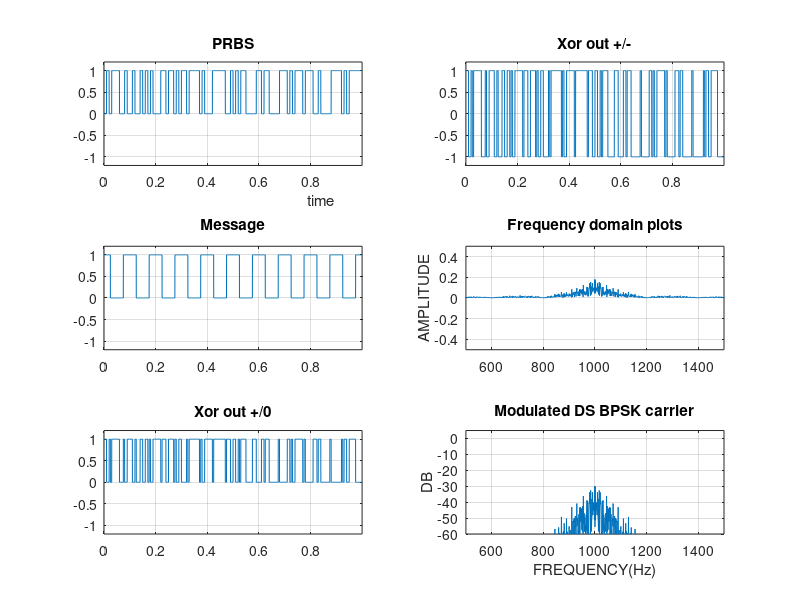

Write MATLAB code to recreate this figure.
%DS BPSK Transmitter
%Run from editor debug(F5).
%m-file for generating PRBS(Pseudo Random Binary Sequence) which modulates a
%carrier to get a DS BPSK(Direct Sequence Binary Phase Shift Keyed) transmitter.(Spread Spectrum) 
%The PRBS is exclusive ored with the message and then used to modulate the carrier. The  
%file is scaleable so should be able to run much higher frequencies if
%desired. Keep message bit duration an integral multiple of the PRBS bit or
%chip duration.
fcarr=1e3;              % Carrier frequency
N = 100;		        % Number of symbols
fmess = 1e1;		    % Message frequency
fs = 4*1e3;		        % Sampling frequency
Fn = fs/2;              % Nyquist frequency
Ts = 1/fs;	            % Sampling time = 1/fs
T = 1/100;		        % Symbol time
randn('state',0);       % Keeps PRBS from changing on reruns
t = [0:Ts:N*T-Ts];      % Time vector

symbols = sign(randn(N,1))';%generate N random binary symbols, +/- 1(notice transpose')
symbols1 = ones(T/Ts,1)*symbols;	
s2 = symbols1(:); 	%PRBS @ +/-1

s2(s2>0)=1;%use to get PRBS @ +1/0 for exclusive or(modulus 2 adder) use
s2(s2<0)=0;
%==============================================================
%generate squarewave message 
%cosine wave
%2 pi fc t is written as below
twopi_fc_t=(1:fs)*2*pi*fmess/fs; 
a=1;
phi=0;
x = a * cos(twopi_fc_t + phi);

%generate square wave
x(x>0)=1;
x(x<0)=0;
%==========================================================
%plot PRBS sequence,message and x_or out
figure(1)
subplot(3,2,1)
plot(t,s2)
axis([0 max(t) -1.2 1.2])
xlabel('                                            time');
grid on
title('PRBS')
 
 
subplot(3,2,3) 
plot(t,x)
axis([0 max(t) -1.2 1.2])
grid on
title('Message')

s2=s2';%transpose for matrix match(4000x1 not equal to 1x4000)
x_or=xor(x,s2);


subplot(3,2,5) 
plot(t,x_or)
axis([0 max(t) -1.2 1.2])
grid on
title('Xor out +/0')

%generate carrier wave
%cosine wave
%2 pi fc t is written as below
twopi_fc_t=(1:fs)*2*pi*fcarr/fs; 
a=1;
phi=0;
f_c = a * cos(twopi_fc_t + phi);

x_or = x_or-mean(x_or);%remove dc component
x_or(x_or>0)=1;%use to get x_or back to +/- 1 to remove carrier
x_or(x_or<0)=-1;

subplot(3,2,2) 
plot(t,x_or)
axis([0 max(t) -1.2 1.2])
grid on
title('Xor out +/-')

f_c=x_or.*f_c;%multiply carrier and +/- x_or out

%========================================================================
%take FFT of modulated carrier
y=f_c;
NFFY=2.^(ceil(log(length(y))/log(2)));

FFTY=fft(y,NFFY);%pad with zeros
NumUniquePts=ceil((NFFY+1)/2); 
FFTY=FFTY(1:NumUniquePts);
MY=abs(FFTY);
MY=MY*2;
MY(1)=MY(1)/2;
MY(length(MY))=MY(length(MY))/2;
MY=MY/length(y);
f1=(0:NumUniquePts-1)*2*Fn/NFFY;

%plot frequency domain
subplot(3,2,4); plot(f1,MY);xlabel('');ylabel('AMPLITUDE');
axis([500 1500 -.5 .5]);%zoom in/out
title('Frequency domain plots');
grid on;
subplot(3,2,6); plot(f1,20*log10(abs(MY).^2));xlabel('FREQUENCY(Hz)');ylabel('DB');
axis([500 1500 -60 5]);
grid on;
title('Modulated DS BPSK carrier')


